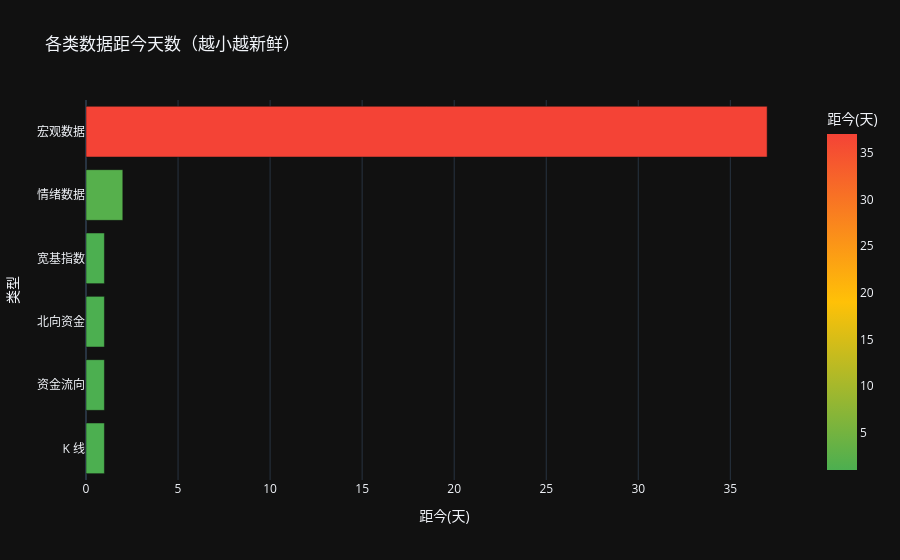

This figure's notebook cell:
### Markdown cell above
## Section 3 — 数据时效横条图

### Code cell
import plotly.express as px

staleness = [
    {'类型': 'K 线',    '距今(天)': kline_days if kline_days is not None else -1},
    {'类型': '财务数据', '距今(天)': fund_days  if fund_days  is not None else -1},
    {'类型': '资金流向', '距今(天)': ff_days    if ff_days    is not None else -1},
    {'类型': '北向资金', '距今(天)': nb_days    if nb_days    is not None else -1},
    {'类型': '宽基指数', '距今(天)': broad_days if broad_days is not None else -1},
    {'类型': '宏观数据', '距今(天)': macro_days if macro_days is not None else -1},
    {'类型': '情绪数据', '距今(天)': sent_days  if sent_days  is not None else -1},
]
df_stale = pd.DataFrame(staleness)
df_stale = df_stale[df_stale['距今(天)'] >= 0].sort_values('距今(天)')

if df_stale.empty:
    print('⚠ 暂无任何有效数据，请先同步')
else:
    def _bar_color(days):
        if days <= 3:  return '#4CAF50'
        if days <= 14: return '#FFC107'
        return '#F44336'

    colors = [_bar_color(d) for d in df_stale['距今(天)']]
    fig = px.bar(
        df_stale, x='距今(天)', y='类型', orientation='h',
        title='各类数据距今天数（越小越新鲜）',
        color='距今(天)',
        color_continuous_scale=['#4CAF50', '#FFC107', '#F44336'],
    )
    fig.update_layout(showlegend=False)
    fig.show()

### Figure 1 — Plotly figure (JSON) as saved in the notebook; plotly's stock layout.template omitted (floating-point values rounded to 4 significant figures)
{"data": [{"hovertemplate": "距今(天)=%{marker.color}<br>类型=%{y}<extra></extra>", "legendgroup": "", "marker": {"color": [1, 1, 1, 1, 2, 37], "coloraxis": "coloraxis", "pattern": {"shape": ""}}, "name": "", "orientation": "h", "showlegend": false, "textposition": "auto", "x": [1, 1, 1, 1, 2, 37], "xaxis": "x", "y": ["K 线", "资金流向", "北向资金", "宽基指数", "情绪数据", "宏观数据"], "yaxis": "y", "type": "bar"}], "layout": {"xaxis": {"anchor": "y", "domain": [0.0, 1.0], "title": {"text": "距今(天)"}}, "yaxis": {"anchor": "x", "domain": [0.0, 1.0], "title": {"text": "类型"}}, "coloraxis": {"colorbar": {"title": {"text": "距今(天)"}}, "colorscale": [[0.0, "#4CAF50"], [0.5, "#FFC107"], [1.0, "#F44336"]]}, "legend": {"tracegroupgap": 0}, "title": {"text": "各类数据距今天数（越小越新鲜）"}, "barmode": "relative", "showlegend": false}}
